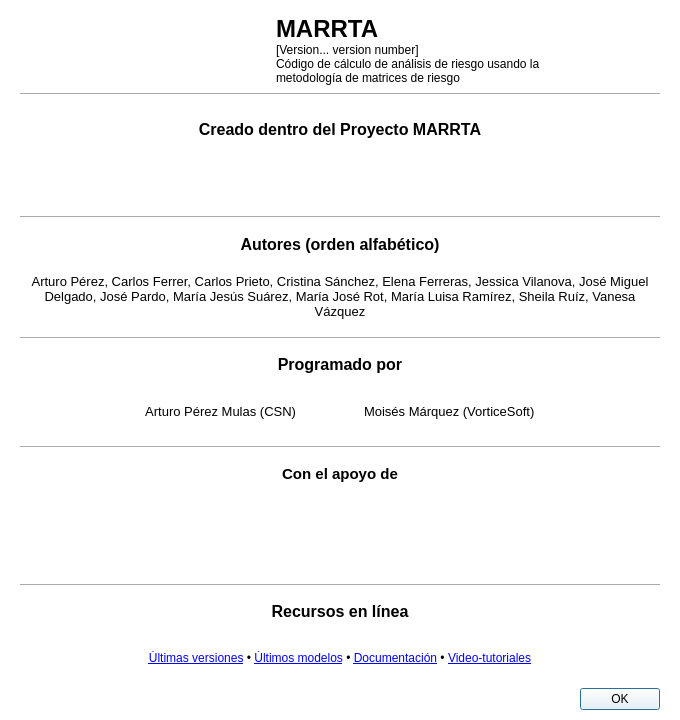
<?xml version="1.0" encoding="UTF-8"?>
<ui version="4.0">
 <class>About</class>
 <widget class="QDialog" name="About">
  <property name="geometry">
   <rect>
    <x>0</x>
    <y>0</y>
    <width>680</width>
    <height>720</height>
   </rect>
  </property>
  <property name="windowTitle">
   <string>Acerca de</string>
  </property>
  <property name="autoFillBackground">
   <bool>false</bool>
  </property>
  <property name="styleSheet">
   <string notr="true">background-color: white;</string>
  </property>
  <layout class="QVBoxLayout" name="verticalLayout">
   <property name="spacing">
    <number>8</number>
   </property>
   <property name="leftMargin">
    <number>20</number>
   </property>
   <property name="topMargin">
    <number>15</number>
   </property>
   <property name="rightMargin">
    <number>20</number>
   </property>
   <property name="bottomMargin">
    <number>10</number>
   </property>
   <item>
    <layout class="QHBoxLayout" name="horizontalLayout_header">
     <item>
      <spacer name="horizontalSpacer_header_left">
       <property name="orientation">
        <enum>Qt::Horizontal</enum>
       </property>
       <property name="sizeHint" stdset="0">
        <size>
         <width>20</width>
         <height>20</height>
        </size>
       </property>
      </spacer>
     </item>
     <item>
      <widget class="QLabel" name="LOGO_MARRTA">
       <property name="maximumSize">
        <size>
         <width>100</width>
         <height>100</height>
        </size>
       </property>
       <property name="text">
        <string/>
       </property>
       <property name="pixmap">
        <pixmap resource="logos.qrc">:/logos/resources/logos/logo.png</pixmap>
       </property>
       <property name="scaledContents">
        <bool>true</bool>
       </property>
      </widget>
     </item>
     <item>
      <spacer name="horizontalSpacer_header_middle">
       <property name="orientation">
        <enum>Qt::Horizontal</enum>
       </property>
       <property name="sizeHint" stdset="0">
        <size>
         <width>60</width>
         <height>20</height>
        </size>
       </property>
      </spacer>
     </item>
     <item>
      <layout class="QVBoxLayout" name="verticalLayout_title">
       <property name="spacing">
        <number>0</number>
       </property>
       <item>
        <widget class="QLabel" name="PROYECTO_MARRTA">
         <property name="font">
          <font>
           <pointsize>18</pointsize>
           <bold>true</bold>
          </font>
         </property>
         <property name="text">
          <string>MARRTA</string>
         </property>
         <property name="alignment">
          <set>Qt::AlignmentFlag::AlignLeft|Qt::AlignmentFlag::AlignVCenter</set>
         </property>
        </widget>
       </item>
       <item>
        <widget class="QLabel" name="lVersion">
         <property name="font">
          <font>
           <pointsize>9</pointsize>
          </font>
         </property>
         <property name="text">
          <string>[Version... version number]</string>
         </property>
         <property name="alignment">
          <set>Qt::AlignmentFlag::AlignLeft|Qt::AlignmentFlag::AlignVCenter</set>
         </property>
        </widget>
       </item>
       <item>
        <widget class="QLabel" name="description">
         <property name="font">
          <font>
           <pointsize>9</pointsize>
          </font>
         </property>
         <property name="text">
          <string>Código de cálculo de análisis de riesgo usando la metodología de matrices de riesgo</string>
         </property>
         <property name="alignment">
          <set>Qt::AlignmentFlag::AlignLeft|Qt::AlignmentFlag::AlignVCenter</set>
         </property>
         <property name="wordWrap">
          <bool>true</bool>
         </property>
        </widget>
       </item>
      </layout>
     </item>
     <item>
      <spacer name="horizontalSpacer_header_right">
       <property name="orientation">
        <enum>Qt::Horizontal</enum>
       </property>
       <property name="sizeHint" stdset="0">
        <size>
         <width>20</width>
         <height>20</height>
        </size>
       </property>
      </spacer>
     </item>
    </layout>
   </item>
   <item>
    <widget class="Line" name="line">
     <property name="orientation">
      <enum>Qt::Orientation::Horizontal</enum>
     </property>
    </widget>
   </item>
   <item>
    <spacer name="verticalSpacer_1">
     <property name="orientation">
      <enum>Qt::Vertical</enum>
     </property>
     <property name="sizeType">
      <enum>QSizePolicy::Fixed</enum>
     </property>
     <property name="sizeHint" stdset="0">
      <size>
       <width>20</width>
       <height>8</height>
      </size>
     </property>
    </spacer>
   </item>
   <item>
    <widget class="QLabel" name="project_info">
     <property name="font">
      <font>
       <pointsize>12</pointsize>
       <bold>true</bold>
      </font>
     </property>
     <property name="text">
      <string>Creado dentro del Proyecto MARRTA</string>
     </property>
     <property name="alignment">
      <set>Qt::AlignmentFlag::AlignCenter</set>
     </property>
    </widget>
   </item>
   <item>
    <spacer name="verticalSpacer_2">
     <property name="orientation">
      <enum>Qt::Vertical</enum>
     </property>
     <property name="sizeType">
      <enum>QSizePolicy::Fixed</enum>
     </property>
     <property name="sizeHint" stdset="0">
      <size>
       <width>20</width>
       <height>8</height>
      </size>
     </property>
    </spacer>
   </item>
   <item>
    <layout class="QGridLayout" name="gridLayout_societies">
     <property name="horizontalSpacing">
      <number>12</number>
     </property>
     <property name="verticalSpacing">
      <number>10</number>
     </property>
     <item row="0" column="0" alignment="Qt::AlignCenter">
      <widget class="QLabel" name="LOGO_AETR">
       <property name="maximumSize">
        <size>
         <width>133</width>
         <height>80</height>
        </size>
       </property>
       <property name="text">
        <string/>
       </property>
       <property name="pixmap">
        <pixmap resource="logos.qrc">:/logos/resources/logos/aetr.png</pixmap>
       </property>
       <property name="scaledContents">
        <bool>true</bool>
       </property>
      </widget>
     </item>
     <item row="0" column="1" alignment="Qt::AlignCenter">
      <widget class="QLabel" name="LOGO_SEFM">
       <property name="maximumSize">
        <size>
         <width>150</width>
         <height>36</height>
        </size>
       </property>
       <property name="text">
        <string/>
       </property>
       <property name="pixmap">
        <pixmap resource="logos.qrc">:/logos/resources/logos/sefm.png</pixmap>
       </property>
       <property name="scaledContents">
        <bool>true</bool>
       </property>
      </widget>
     </item>
     <item row="0" column="2" alignment="Qt::AlignCenter">
      <widget class="QLabel" name="LOGO_SEOR">
       <property name="maximumSize">
        <size>
         <width>150</width>
         <height>60</height>
        </size>
       </property>
       <property name="text">
        <string/>
       </property>
       <property name="pixmap">
        <pixmap resource="logos.qrc">:/logos/resources/logos/seor.png</pixmap>
       </property>
       <property name="scaledContents">
        <bool>true</bool>
       </property>
      </widget>
     </item>
     <item row="0" column="3" alignment="Qt::AlignCenter">
      <widget class="QLabel" name="LOGO_SEPR">
       <property name="maximumSize">
        <size>
         <width>85</width>
         <height>80</height>
        </size>
       </property>
       <property name="text">
        <string/>
       </property>
       <property name="pixmap">
        <pixmap resource="logos.qrc">:/logos/resources/logos/sepr.png</pixmap>
       </property>
       <property name="scaledContents">
        <bool>true</bool>
       </property>
      </widget>
     </item>
     <item row="1" column="0" colspan="4" alignment="Qt::AlignCenter">
      <widget class="QLabel" name="LOGO_CSN">
       <property name="maximumSize">
        <size>
         <width>235</width>
         <height>56</height>
        </size>
       </property>
       <property name="text">
        <string/>
       </property>
       <property name="pixmap">
        <pixmap resource="logos.qrc">:/logos/resources/logos/csn.png</pixmap>
       </property>
       <property name="scaledContents">
        <bool>true</bool>
       </property>
      </widget>
     </item>
    </layout>
   </item>
   <item>
    <spacer name="verticalSpacer_3">
     <property name="orientation">
      <enum>Qt::Vertical</enum>
     </property>
     <property name="sizeType">
      <enum>QSizePolicy::Fixed</enum>
     </property>
     <property name="sizeHint" stdset="0">
      <size>
       <width>20</width>
       <height>8</height>
      </size>
     </property>
    </spacer>
   </item>
   <item>
    <widget class="Line" name="line_2">
     <property name="orientation">
      <enum>Qt::Orientation::Horizontal</enum>
     </property>
    </widget>
   </item>
   <item>
    <widget class="QLabel" name="texto_autores_proyecto">
     <property name="font">
      <font>
       <pointsize>12</pointsize>
       <bold>true</bold>
      </font>
     </property>
     <property name="text">
      <string>Autores (orden alfabético)</string>
     </property>
     <property name="alignment">
      <set>Qt::AlignmentFlag::AlignCenter</set>
     </property>
    </widget>
   </item>
   <item>
    <spacer name="verticalSpacer_autores_title">
     <property name="orientation">
      <enum>Qt::Vertical</enum>
     </property>
     <property name="sizeType">
      <enum>QSizePolicy::Fixed</enum>
     </property>
     <property name="sizeHint" stdset="0">
      <size>
       <width>20</width>
       <height>5</height>
      </size>
     </property>
    </spacer>
   </item>
   <item>
    <widget class="QLabel" name="autores_proyecto">
     <property name="font">
      <font>
       <pointsize>10</pointsize>
      </font>
     </property>
     <property name="text">
      <string>Arturo Pérez, Carlos Ferrer, Carlos Prieto, Cristina Sánchez, Elena Ferreras, Jessica Vilanova, José Miguel Delgado, José Pardo, María Jesús Suárez, María José Rot, María Luisa Ramírez, Sheila Ruíz, Vanesa Vázquez</string>
     </property>
     <property name="alignment">
      <set>Qt::AlignmentFlag::AlignCenter</set>
     </property>
     <property name="wordWrap">
      <bool>true</bool>
     </property>
    </widget>
   </item>
   <item>
    <spacer name="verticalSpacer_autores">
     <property name="orientation">
      <enum>Qt::Vertical</enum>
     </property>
     <property name="sizeType">
      <enum>QSizePolicy::Fixed</enum>
     </property>
     <property name="sizeHint" stdset="0">
      <size>
       <width>20</width>
       <height>10</height>
      </size>
     </property>
    </spacer>
   </item>
   <item>
    <widget class="Line" name="line_autores">
     <property name="orientation">
      <enum>Qt::Orientation::Horizontal</enum>
     </property>
    </widget>
   </item>
   <item>
    <widget class="QLabel" name="texto_autores">
     <property name="font">
      <font>
       <pointsize>12</pointsize>
       <bold>true</bold>
      </font>
     </property>
     <property name="text">
      <string>Programado por</string>
     </property>
     <property name="alignment">
      <set>Qt::AlignmentFlag::AlignCenter</set>
     </property>
    </widget>
   </item>
   <item>
    <spacer name="verticalSpacer_programado_title">
     <property name="orientation">
      <enum>Qt::Vertical</enum>
     </property>
     <property name="sizeType">
      <enum>QSizePolicy::Fixed</enum>
     </property>
     <property name="sizeHint" stdset="0">
      <size>
       <width>20</width>
       <height>5</height>
      </size>
     </property>
    </spacer>
   </item>
   <item>
    <layout class="QHBoxLayout" name="horizontalLayout_autores">
     <item>
      <spacer name="horizontalSpacer_autores_left">
       <property name="orientation">
        <enum>Qt::Horizontal</enum>
       </property>
       <property name="sizeHint" stdset="0">
        <size>
         <width>40</width>
         <height>20</height>
        </size>
       </property>
      </spacer>
     </item>
     <item>
      <widget class="QLabel" name="autor_arturo">
       <property name="font">
        <font>
         <pointsize>10</pointsize>
        </font>
       </property>
       <property name="text">
        <string>Arturo Pérez Mulas (CSN)</string>
       </property>
       <property name="alignment">
        <set>Qt::AlignmentFlag::AlignRight|Qt::AlignmentFlag::AlignVCenter</set>
       </property>
      </widget>
     </item>
     <item>
      <spacer name="horizontalSpacer_autores_middle">
       <property name="orientation">
        <enum>Qt::Horizontal</enum>
       </property>
       <property name="sizeType">
        <enum>QSizePolicy::Fixed</enum>
       </property>
       <property name="sizeHint" stdset="0">
        <size>
         <width>60</width>
         <height>20</height>
        </size>
       </property>
      </spacer>
     </item>
     <item>
      <widget class="QLabel" name="autor_moises">
       <property name="font">
        <font>
         <pointsize>10</pointsize>
        </font>
       </property>
       <property name="text">
        <string>Moisés Márquez (VorticeSoft)</string>
       </property>
       <property name="alignment">
        <set>Qt::AlignmentFlag::AlignLeft|Qt::AlignmentFlag::AlignVCenter</set>
       </property>
      </widget>
     </item>
     <item>
      <spacer name="horizontalSpacer_autores_right">
       <property name="orientation">
        <enum>Qt::Horizontal</enum>
       </property>
       <property name="sizeHint" stdset="0">
        <size>
         <width>40</width>
         <height>20</height>
        </size>
       </property>
      </spacer>
     </item>
    </layout>
   </item>
   <item>
    <spacer name="verticalSpacer_4">
     <property name="orientation">
      <enum>Qt::Vertical</enum>
     </property>
     <property name="sizeType">
      <enum>QSizePolicy::Fixed</enum>
     </property>
     <property name="sizeHint" stdset="0">
      <size>
       <width>20</width>
       <height>10</height>
      </size>
     </property>
    </spacer>
   </item>
   <item>
    <widget class="Line" name="line_4">
     <property name="orientation">
      <enum>Qt::Orientation::Horizontal</enum>
     </property>
    </widget>
   </item>
   <item>
    <widget class="QLabel" name="texto_conparticip">
     <property name="font">
      <font>
       <pointsize>11</pointsize>
       <bold>true</bold>
      </font>
     </property>
     <property name="text">
      <string>Con el apoyo de</string>
     </property>
     <property name="alignment">
      <set>Qt::AlignmentFlag::AlignCenter</set>
     </property>
    </widget>
   </item>
   <item>
    <spacer name="verticalSpacer_5">
     <property name="orientation">
      <enum>Qt::Vertical</enum>
     </property>
     <property name="sizeType">
      <enum>QSizePolicy::Fixed</enum>
     </property>
     <property name="sizeHint" stdset="0">
      <size>
       <width>20</width>
       <height>5</height>
      </size>
     </property>
    </spacer>
   </item>
   <item>
    <layout class="QHBoxLayout" name="horizontalLayout_ministerio">
     <item>
      <widget class="Line" name="line_3">
       <property name="orientation">
        <enum>Qt::Orientation::Horizontal</enum>
       </property>
      </widget>
     </item>
     <item>
      <spacer name="horizontalSpacer_ministerio_left">
       <property name="orientation">
        <enum>Qt::Horizontal</enum>
       </property>
       <property name="sizeHint" stdset="0">
        <size>
         <width>40</width>
         <height>20</height>
        </size>
       </property>
      </spacer>
     </item>
     <item>
      <widget class="QLabel" name="LOGO_MINISTERIO">
       <property name="maximumSize">
        <size>
         <width>169</width>
         <height>49</height>
        </size>
       </property>
       <property name="text">
        <string/>
       </property>
       <property name="pixmap">
        <pixmap resource="logos.qrc">:/logos/resources/logos/ministerio.png</pixmap>
       </property>
       <property name="scaledContents">
        <bool>true</bool>
       </property>
      </widget>
     </item>
     <item>
      <spacer name="horizontalSpacer_ministerio_right">
       <property name="orientation">
        <enum>Qt::Horizontal</enum>
       </property>
       <property name="sizeHint" stdset="0">
        <size>
         <width>40</width>
         <height>20</height>
        </size>
       </property>
      </spacer>
     </item>
    </layout>
   </item>
   <item>
    <spacer name="verticalSpacer_6">
     <property name="orientation">
      <enum>Qt::Vertical</enum>
     </property>
     <property name="sizeType">
      <enum>QSizePolicy::Fixed</enum>
     </property>
     <property name="sizeHint" stdset="0">
      <size>
       <width>20</width>
       <height>5</height>
      </size>
     </property>
    </spacer>
   </item>
   <item>
    <layout class="QHBoxLayout" name="horizontalLayout_mapfre_vortice">
     <item>
      <spacer name="horizontalSpacer_mapfre_vortice_left">
       <property name="orientation">
        <enum>Qt::Horizontal</enum>
       </property>
       <property name="sizeHint" stdset="0">
        <size>
         <width>40</width>
         <height>20</height>
        </size>
       </property>
      </spacer>
     </item>
     <item>
      <widget class="QLabel" name="LOGO_MAPFRE">
       <property name="maximumSize">
        <size>
         <width>150</width>
         <height>20</height>
        </size>
       </property>
       <property name="text">
        <string/>
       </property>
       <property name="pixmap">
        <pixmap resource="logos.qrc">:/logos/resources/logos/FundacionMapfre.png</pixmap>
       </property>
       <property name="scaledContents">
        <bool>true</bool>
       </property>
      </widget>
     </item>
     <item>
      <spacer name="horizontalSpacer_mapfre_vortice_middle">
       <property name="orientation">
        <enum>Qt::Horizontal</enum>
       </property>
       <property name="sizeType">
        <enum>QSizePolicy::Fixed</enum>
       </property>
       <property name="sizeHint" stdset="0">
        <size>
         <width>20</width>
         <height>20</height>
        </size>
       </property>
      </spacer>
     </item>
     <item>
      <widget class="QLabel" name="LOGO_Vortice">
       <property name="maximumSize">
        <size>
         <width>131</width>
         <height>15</height>
        </size>
       </property>
       <property name="text">
        <string/>
       </property>
       <property name="pixmap">
        <pixmap resource="logos.qrc">:/logos/resources/logos/vorticesoft.png</pixmap>
       </property>
       <property name="scaledContents">
        <bool>true</bool>
       </property>
      </widget>
     </item>
     <item>
      <spacer name="horizontalSpacer_mapfre_vortice_right">
       <property name="orientation">
        <enum>Qt::Horizontal</enum>
       </property>
       <property name="sizeHint" stdset="0">
        <size>
         <width>40</width>
         <height>20</height>
        </size>
       </property>
      </spacer>
     </item>
    </layout>
   </item>
   <item>
    <spacer name="verticalSpacer_8">
     <property name="orientation">
      <enum>Qt::Vertical</enum>
     </property>
     <property name="sizeType">
      <enum>QSizePolicy::Fixed</enum>
     </property>
     <property name="sizeHint" stdset="0">
      <size>
       <width>20</width>
       <height>5</height>
      </size>
     </property>
    </spacer>
   </item>
   <item>
    <widget class="Line" name="line_5">
     <property name="orientation">
      <enum>Qt::Orientation::Horizontal</enum>
     </property>
    </widget>
   </item>
   <item>
    <widget class="QLabel" name="texto_recursos">
     <property name="font">
      <font>
       <pointsize>12</pointsize>
       <bold>true</bold>
      </font>
     </property>
     <property name="text">
      <string>&lt;html&gt;&lt;head/&gt;&lt;body&gt;&lt;p&gt;&lt;a href=&quot;https://github.com/risk-marrta&quot;&gt;&lt;span style=&quot; font-weight:600; text-decoration: none; color:#000000;&quot;&gt;Recursos en línea&lt;/span&gt;&lt;/a&gt;&lt;/p&gt;&lt;/body&gt;&lt;/html&gt;</string>
     </property>
     <property name="alignment">
      <set>Qt::AlignmentFlag::AlignCenter</set>
     </property>
     <property name="openExternalLinks">
      <bool>true</bool>
     </property>
     <property name="textInteractionFlags">
      <set>Qt::TextBrowserInteraction</set>
     </property>
    </widget>
   </item>
   <item>
    <spacer name="verticalSpacer_recursos_title">
     <property name="orientation">
      <enum>Qt::Vertical</enum>
     </property>
     <property name="sizeType">
      <enum>QSizePolicy::Fixed</enum>
     </property>
     <property name="sizeHint" stdset="0">
      <size>
       <width>20</width>
       <height>5</height>
      </size>
     </property>
    </spacer>
   </item>
   <item>
    <widget class="QLabel" name="url_recursos_links">
     <property name="font">
      <font>
       <pointsize>9</pointsize>
      </font>
     </property>
     <property name="text">
      <string>&lt;html&gt;&lt;head/&gt;&lt;body&gt;&lt;p align=&quot;center&quot;&gt;&lt;a href=&quot;https://github.com/risk-marrta/MARRTA/releases&quot;&gt;&lt;span style=&quot; text-decoration: underline; color:#0000ff;&quot;&gt;Últimas versiones&lt;/span&gt;&lt;/a&gt;  •  &lt;a href=&quot;https://github.com/risk-marrta/marrta-modelos-de-riesgo/releases&quot;&gt;&lt;span style=&quot; text-decoration: underline; color:#0000ff;&quot;&gt;Últimos modelos&lt;/span&gt;&lt;/a&gt;  •  &lt;a href=&quot;https://github.com/risk-marrta/MARRTA/wiki/Descargas-Proyecto-MARRTA&quot;&gt;&lt;span style=&quot; text-decoration: underline; color:#0000ff;&quot;&gt;Documentación&lt;/span&gt;&lt;/a&gt;  •  &lt;a href=&quot;https://www.youtube.com/channel/UC4l1EbqC4Tth4S-GqWXetvQ&quot;&gt;&lt;span style=&quot; text-decoration: underline; color:#0000ff;&quot;&gt;Video-tutoriales&lt;/span&gt;&lt;/a&gt;&lt;/p&gt;&lt;/body&gt;&lt;/html&gt;</string>
     </property>
     <property name="alignment">
      <set>Qt::AlignmentFlag::AlignCenter</set>
     </property>
     <property name="openExternalLinks">
      <bool>true</bool>
     </property>
     <property name="textInteractionFlags">
      <set>Qt::TextBrowserInteraction</set>
     </property>
    </widget>
   </item>
   <item>
    <spacer name="verticalSpacer_9">
     <property name="orientation">
      <enum>Qt::Vertical</enum>
     </property>
     <property name="sizeType">
      <enum>QSizePolicy::Fixed</enum>
     </property>
     <property name="sizeHint" stdset="0">
      <size>
       <width>20</width>
       <height>5</height>
      </size>
     </property>
    </spacer>
   </item>
   <item>
    <widget class="QDialogButtonBox" name="buttonBox">
     <property name="orientation">
      <enum>Qt::Orientation::Horizontal</enum>
     </property>
     <property name="standardButtons">
      <set>QDialogButtonBox::StandardButton::Ok</set>
     </property>
    </widget>
   </item>
  </layout>
 </widget>
 <resources>
  <include location="logos.qrc"/>
 </resources>
 <connections>
  <connection>
   <sender>buttonBox</sender>
   <signal>accepted()</signal>
   <receiver>About</receiver>
   <slot>accept()</slot>
   <hints>
    <hint type="sourcelabel">
     <x>248</x>
     <y>254</y>
    </hint>
    <hint type="destinationlabel">
     <x>157</x>
     <y>274</y>
    </hint>
   </hints>
  </connection>
  <connection>
   <sender>buttonBox</sender>
   <signal>rejected()</signal>
   <receiver>About</receiver>
   <slot>reject()</slot>
   <hints>
    <hint type="sourcelabel">
     <x>316</x>
     <y>260</y>
    </hint>
    <hint type="destinationlabel">
     <x>286</x>
     <y>274</y>
    </hint>
   </hints>
  </connection>
 </connections>
</ui>
